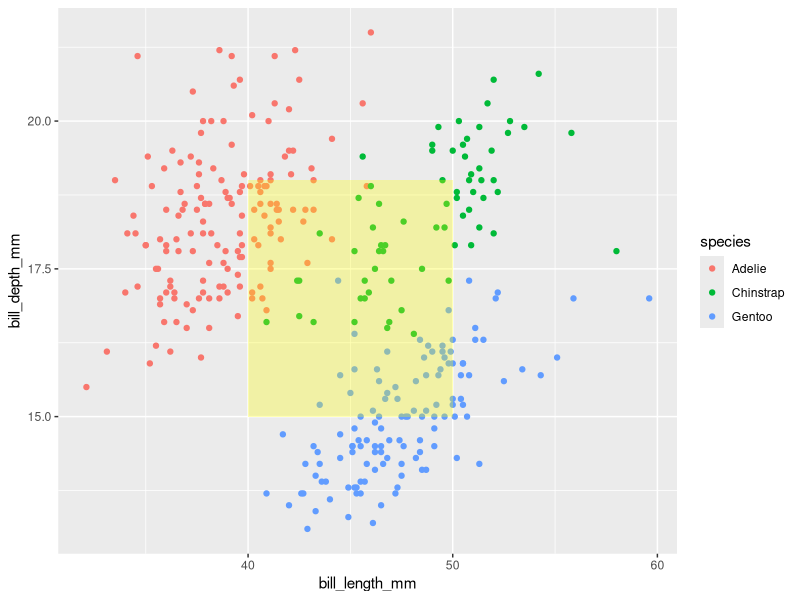
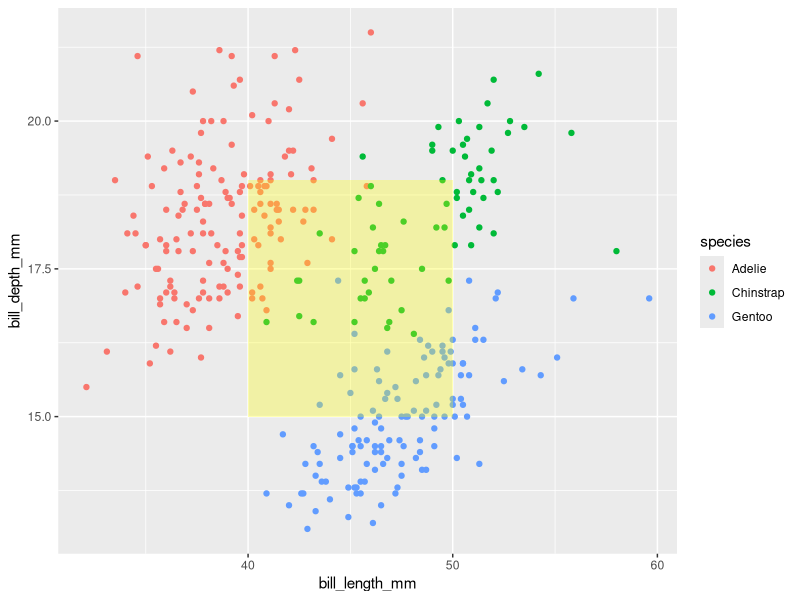

Here is the R script that generated these plots, in order:

            library(ggplot2)
            library(palmerpenguins)
            built_answer <- tryCatch(
                {
                    set.seed(42)
                    ggplot(penguins, aes(x = bill_length_mm, y = bill_depth_mm, colour = species)) + geom_point() + annotate("rect", xmin = 40, xmax = 50, ymin = 15, ymax = 19, fill = "yellow", alpha = 0.3)
                    suppressWarnings(
                        if (!file.exists("/sandbox/figures/bill-length_bill-depth_scatter_annotate_rect_answer.png")) {
                            ggsave(
                                width = 3,
                                height = 3,
                                "/sandbox/figures/bill-length_bill-depth_scatter_annotate_rect_answer.png"
                            )
                        }
                    )
                    suppressWarnings(
                        ggplot_build(last_plot())
                    )
                },
                error = function(e) {
                    'ERROR'
                }
            )
            built_submission <- tryCatch(
                {
                    set.seed(42)
                    ggplot(penguins, aes(x = bill_length_mm, y = bill_depth_mm, color = species)) +
  geom_point() +
  annotate("rect", xmin = 40, xmax = 50, ymin = 15, ymax = 19, fill = "yellow", alpha = 0.3)
                    suppressWarnings(
                        ggsave(
                            width = 3,
                            height = 3,
                            "figures/bill-length_bill-depth_scatter_annotate_rect_submission_command-a-plus.png"
                        )
                    )
                    suppressWarnings(
                        ggplot_build(last_plot())
                    )
                },
                error = function(e) {
                    'ERROR'
                }
            )
            cat(isTRUE(all.equal(built_answer, built_submission)))
        
